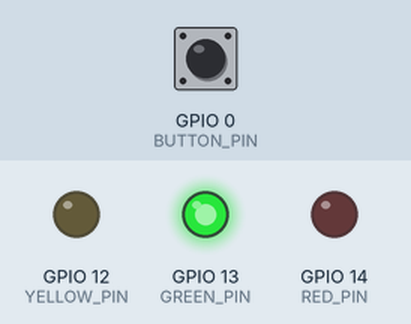
Recording of a sketch running on a simulated ESP8266 (NodeMCU). Shown: output pins drawn as LEDs (lit = HIGH). Dashed ring = blinking. The inputs (shaded band) are chosen by the test bench; at power-on: GPIO 0 (BUTTON_PIN) HIGH. WiFi joins after 1.5 s; servers stay silent unless stated; no MQTT or app messages arrive unless stated.

Above: at 1.2 s.
1.3 s: GPIO 0 (BUTTON_PIN) pulled LOW for 0.15 s
At 1.9 s:
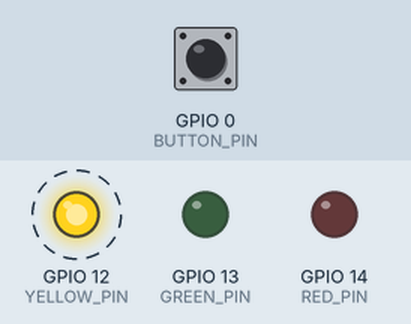
4.4 s: GPIO 0 (BUTTON_PIN) pulled LOW for 1 s
At 5.5 s:
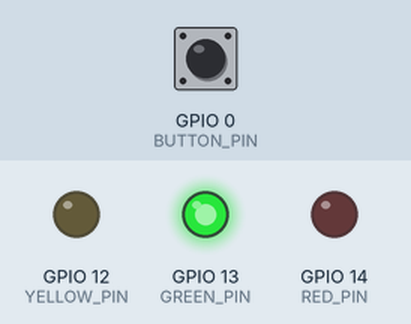
8.4 s: GPIO 0 (BUTTON_PIN) pulled LOW for 3.2 s
At 12.4 s:
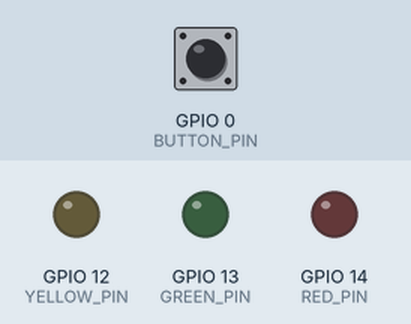
Timing chart, 0 to 20.6 s (numbered marks = the images above; inputs shaded):
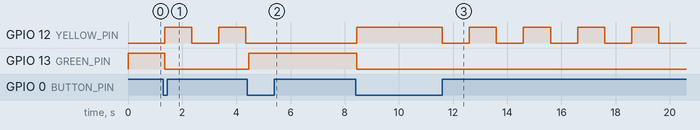

The sketch:

traffic_light_master.ino
```cpp
#include "secrets.h"

#include <ESP8266WiFi.h>
#include <PubSubClient.h>
#include <vector>

const char* ssid = WIFI_SSID;
const char* password = WIFI_PASSWORD;
const char* mqtt_server = "192.168.68.73";

WiFiClient espClient;
PubSubClient client(espClient);

// Пины светофора
const int RED_PIN    = 14; // D5
const int YELLOW_PIN = 12; // D6
const int GREEN_PIN  = 13; // D7

// Кнопка FLASH подключена к GPIO 0 (D3)
const int BUTTON_PIN = 0;

struct TrafficLight { bool r, y, g; };
struct State { std::vector<TrafficLight> directions; int duration; };
typedef std::vector<State> Mode;

std::vector<Mode> modes;
int currentMode = 0;
int currentState = 0;
unsigned long lastStepTime = 0;
unsigned long lastMqttAttempt = 0; // Для неблокирующего реконнекта

// Антидребезг
bool lastButtonReading = HIGH;
unsigned long lastDebounceTime = 0;
const unsigned long debounceDelay = 50;

void setupTrafficLogic() {
  Mode regulated;
  // (Ваша таблица логики)
  regulated.push_back({{{false, false, true}, {true,  false, false}}, 6});
  regulated.push_back({{{false, false, false}, {true,  false, false}}, 1});
  regulated.push_back({{{false, false, true}, {true,  false, false}}, 1});
  regulated.push_back({{{false, false, false}, {true,  false, false}}, 1});
  regulated.push_back({{{false, false, true}, {true,  false, false}}, 1});
  regulated.push_back({{{false, false, false}, {true,  false, false}}, 1});
  regulated.push_back({{{false, false, true}, {true,  false, false}}, 1});
  regulated.push_back({{{false, true,  false}, {true,  true,  false}}, 3});
  regulated.push_back({{{true,  false, false}, {false, false, true}}, 6});
  regulated.push_back({{{true,  false, false}, {false, false, false}}, 1});
  regulated.push_back({{{true,  false, false}, {false, false, true}}, 1});
  regulated.push_back({{{true,  false, false}, {false, false, false}}, 1});
  regulated.push_back({{{true,  false, false}, {false, false, true}}, 1});
  regulated.push_back({{{true,  false, false}, {false, false, false}}, 1});
  regulated.push_back({{{true,  false, false}, {false, false, true}}, 1});
  regulated.push_back({{{true,  true,  false}, {false, true,  false}}, 3});

  Mode unregulated;
  unregulated.push_back({{{false, true,  false}, {false, true,  false}}, 1});
  unregulated.push_back({{{false, false, false}, {false, false, false}}, 1});

  modes.push_back(regulated);
  modes.push_back(unregulated);
}

void applyCurrentState() {
  Mode& traffic_modes = modes[currentMode];
  TrafficLight master = traffic_modes[currentState].directions[0];
  TrafficLight slave  = traffic_modes[currentState].directions[1];

  digitalWrite(RED_PIN, master.r);
  digitalWrite(YELLOW_PIN, master.y);
  digitalWrite(GREEN_PIN, master.g);

  char msg[10];
  snprintf(msg, sizeof(msg), "%d%d%d", slave.r, slave.y, slave.g);
  client.publish("outTopic", msg);
}

void switchMode() {
  currentMode = (currentMode + 1) % modes.size();
  currentState = 0;
  lastStepTime = millis();
  applyCurrentState();
}

void checkButton() {
  bool reading = digitalRead(BUTTON_PIN);
  if (reading != lastButtonReading) lastDebounceTime = millis();

  if ((millis() - lastDebounceTime) > debounceDelay) {
    if (reading == LOW) { // Нажатие (LOW на FLASH кнопке)
       switchMode();
       lastButtonReading = HIGH; // Сброс, чтобы не залипало
       while(digitalRead(BUTTON_PIN) == LOW); // Ждем отпускания
    }
  }
  lastButtonReading = reading;
}

void setup() {
  Serial.begin(115200);
  pinMode(RED_PIN, OUTPUT); pinMode(YELLOW_PIN, OUTPUT); pinMode(GREEN_PIN, OUTPUT);
  pinMode(BUTTON_PIN, INPUT_PULLUP);

  setupTrafficLogic();
  WiFi.begin(ssid, password);
  client.setServer(mqtt_server, 1883);
  applyCurrentState();
}

void loop() {
  // Неблокирующий реконнект
  if (!client.connected() && (millis() - lastMqttAttempt > 5000)) {
    lastMqttAttempt = millis();
    client.connect("ESP8266Traffic");
  }

  client.loop();
  checkButton();

  if (millis() - lastStepTime >= (unsigned long)modes[currentMode][currentState].duration * 1000) {
    currentState = (currentState + 1) % modes[currentMode].size();
    lastStepTime = millis();
    applyCurrentState();
  }
}
```

secrets.example.h
```cpp
#pragma once

// Copy to secrets.h and enter your local Wi-Fi settings.
#define WIFI_SSID "YOUR_WIFI_SSID"
#define WIFI_PASSWORD "YOUR_WIFI_PASSWORD"
```

Measured:
- after the input at 1.3 s, GPIO 12 (YELLOW_PIN): alternates HIGH for 1.0 s and LOW for 1.0 s, starting after 0.05 s; GPIO 13 (GREEN_PIN): HIGH → LOW after 0.05 s
- after the input at 4.4 s, GPIO 12 (YELLOW_PIN): stops changing and stays LOW; GPIO 13 (GREEN_PIN): LOW → HIGH after 0.05 s
- after the input at 8.4 s, GPIO 14 (RED_PIN): stays LOW (without the input it goes to HIGH after 11.1 s)
